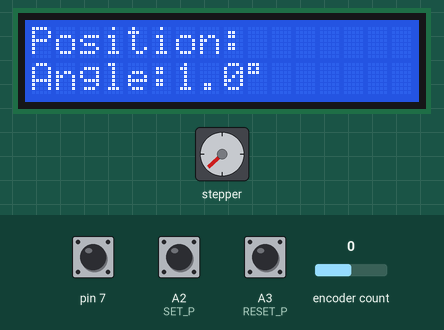
This sketch was run on a simulated Arduino Uno, built with avr-gcc and run on an emulated ATmega328P. Shown: 16×2 character LCD, stepper motor. The inputs (shaded band) are chosen by the test bench; at power-on: A2 (SET_P) HIGH, pin 7 HIGH, A3 (RESET_P) HIGH, encoder count 0. Stepper angles assume 1600 steps per turn.

Above: at 0.8 s.
0.9 s: A2 (SET_P) pulled LOW for 0.15 s
At 1.7 s:
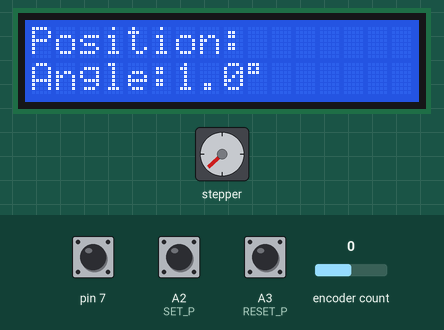
At 11.6 s:
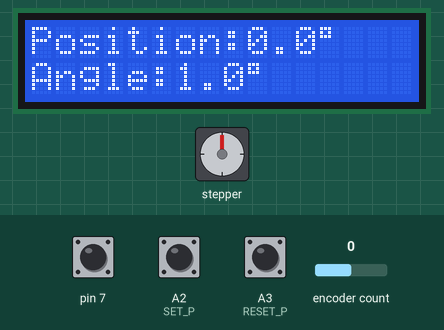
Timing chart, 0 to 13.1 s (numbered marks = the images above; inputs shaded):
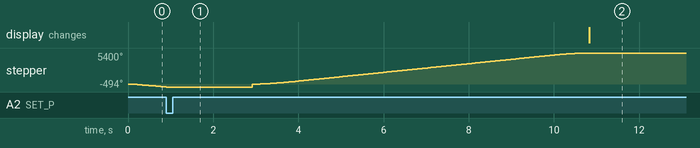

The sketch:

ARU.ino
```cpp
#include <LCD_1602_RUS.h>
LCD_1602_RUS lcd(0x27, 16, 2);

#include "GyverEncoder.h"
#define SMOOTH_ALGORITHM
#include "GyverStepper2.h"

// Определение пинов для TB6560AHQ
#define STEP_PIN 2    // Пин для сигнала STEP
#define ENABLE_PIN 3  // Пин для сигнала ENABLE
#define DIR_PIN 4     // Пин для сигнала DIR

#define SET_P A2       // Rонцевик
#define RESET_P A3     // Сброс позиции
GStepper2<STEPPER2WIRE> stepper(1600, STEP_PIN, DIR_PIN, ENABLE_PIN);

// Определение пинов для энкодера
#define DT 5  // S1
#define CLK 6 // S2
#define SW 7  // KEY
Encoder enc1(CLK, DT, SW);

int32_t prevSETPOS = 0;  // Предыдущее значение SETPOS
int32_t SETPOS; // Новая переменная для результата
float platformAngle = 0;       // Текущий угол платформы (от 0 до 360)
float value = 1;               // Текущее значение угла, Начальное значение 1
float previousValue = 1;       // Предыдущее значение угла шага
bool editMode = false;         // Режим редактирования (false - нельзя менять, true - можно менять)

void setup()
{
  // тип энкодера TYPE1 одношаговый, TYPE2 двухшаговый.
  stepper.reverse(true);
  enc1.setType(TYPE2);

  // Настройки шагового двигателя
  stepper.setMaxSpeed(9000);       // Скорость движения к цели Макс. скорость: 37000 шаг/с на полной, 14000 шаг/с на разгоне
  stepper.setAcceleration(7000);   // Ускорение

  // пуллапим. Кнопки замыкают на GND
  pinMode(SET_P, INPUT_PULLUP);
  pinMode(RESET_P, INPUT_PULLUP);

  Serial.begin(9600);

  lcd.init();                  // Инициализация LCD
  lcd.backlight();             // Включение подсветки дисплея
  lcd.setCursor(0, 0);
  lcd.print("Position:       ");
  lcd.setCursor(0, 1);         // Устанавливаем курсор
  lcd.print("Angle:");
  lcd.setCursor(6, 1);         // Устанавливаем курсор
  lcd.print(value, 1);         // Вывод шага
  lcd.write(byte(223));        // Вывод символа градуса

  homing();                    // Возврат в нулевое положение


}


void loop()
{
  enc1.tick();
  stepper.tick();   // Двигатель асинхронно крутится

  // Сброс позиции по нажатию кнопки RESET_P
  if (digitalRead(RESET_P) == LOW) { // Кнопка нажата
    resetPosition();  // Вызываем функцию сброса позиции
  }

  // Проверяем нажатие кнопки энкодера
  if (enc1.isClick()) {
    editMode = !editMode;  // Переключаем режим редактирования
    lcd.setCursor(0, 0);  // Переключение отображения режима на экране
    lcd.print(editMode ? "Edit Mode      " : "Position:     ");  // Показ режима на экране
  }


  if (editMode) {

    // В режиме редактирования обрабатываем изменение значения
    handleEditMode();

  } else {
    // Вне режима редактирования
    if (enc1.isRight()) {
      platformAngle += value;
      if (platformAngle >= 360) platformAngle -= 360;
      LCDInfo();  // Обновляем значения на экране
    }

    if (enc1.isLeft()) {
      platformAngle -= value;
      if (platformAngle < 0) platformAngle += 360;

      LCDInfo();    // Обновляем значения на экране
    }
    Steppers();     // Движение до заданной позиции
  }

}


// Установка шага для режима "EditMode"
void handleEditMode() {
  // Прибавляем к шагу 1
  if (enc1.isRight()) value++;
  if(enc1.isLeft()) value--;
  // Прибавляем к шагу 0.1
  if (enc1.isRightH()) value += 0.1;
  if(enc1.isLeftH()) value -= 0.1;
  // Ограничиваем диапазон значений от 1 до 30
  value = constrain(value, 0.1, 30);

  // Проверяем, изменилось ли значение
  if (value != previousValue) {
    lcd.setCursor(6, 1);    // Устанавливаем курсор
    lcd.print("     ");     // Стираем предыдущее значение
    lcd.setCursor(6, 1);    // Устанавливаем курсор
    lcd.print(value,1);     // Выводим новое значение
    lcd.write(byte(223));   // Символ градуса
    previousValue = value;  // Обновляем предыдущее значение
  }

}


// Возврат в нулевое положение
// Возврат в нулевое положение с поворотом на 90 градусов
void homing() {
  if (digitalRead(SET_P)) {       // если концевик X не нажат
    stepper.setSpeed(-4000);      // двигаем в сторону концевика
    while (digitalRead(SET_P)) {  // пока кнопка не нажата
      stepper.tick();             // крутим
    }
    stepper.brake();              // останавливаем двигатель
    delay(2000);
  }

  // Сбрасываем координаты в 0
  stepper.reset();
  platformAngle = 0;

  // Двигаем мотор на 90 градусов (перевод в шаги)
  int32_t steps90 = round(1600L * 60 / 4);  // 90 градусов = 1/4 оборота
  stepper.setTarget(steps90);               // задаем цель
  while (!stepper.ready()) {                 // ждем завершения движения
    stepper.tick();
  }

  // Снова сбрасываем координаты в 0
  stepper.reset();
  platformAngle = 0;
  LCDInfo();            // Обновляем значения на экране
}


// Вывод информации на дисплей
void LCDInfo() {
  lcd.setCursor(9, 0);          // Устанавливаем курсор на позицию
  lcd.print("       ");         // Стираем предыдущее значение
  lcd.setCursor(9, 0);          // Устанавливаем курсор на позицию
  lcd.print(platformAngle, 1);  // Вывод значения угла с одним символом после запятой
  lcd.write(byte(223));         // Вывод символа градуса
}

// Сброс позиции
void resetPosition() {
  stepper.brake();      // Останавливаем двигатель
  stepper.reset();      // Сбрасываем координаты в 0
  platformAngle = 0;    // Сбрасываем угол платформы
  LCDInfo();            // Обновляем значения на экране
}


void Steppers() {
    stepper.tick();

    // Перевод угла платформы в шаги двигателя
    int32_t targetSteps = round(platformAngle * (1600L * 60 / 360.0));

    // Текущая позиция в шагах
    int32_t currentSteps = stepper.getCurrent();

    // Рассчитываем разницу и выбираем кратчайший путь
    int32_t delta = targetSteps - currentSteps;

    // Учет круговой системы (половина и полный круг в шагах)
    int32_t halfCircleSteps = (1600L * 60) / 2;
    int32_t fullCircleSteps = 1600L * 60;

    if (delta > halfCircleSteps) delta -= fullCircleSteps;
    if (delta < -halfCircleSteps) delta += fullCircleSteps;

    // Устанавливаем новую цель
    stepper.setTarget(currentSteps + delta);
      while (!stepper.ready()) {                 // ждем завершения движения
    stepper.tick();
  }
}
```

Measured:
- after the input at 0.9 s, the display: changes after 9.9 s (image 2)
